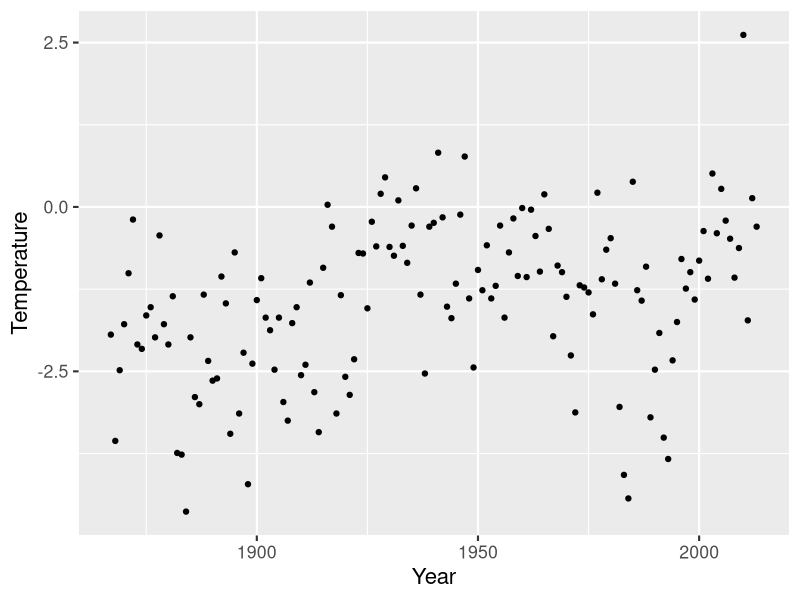
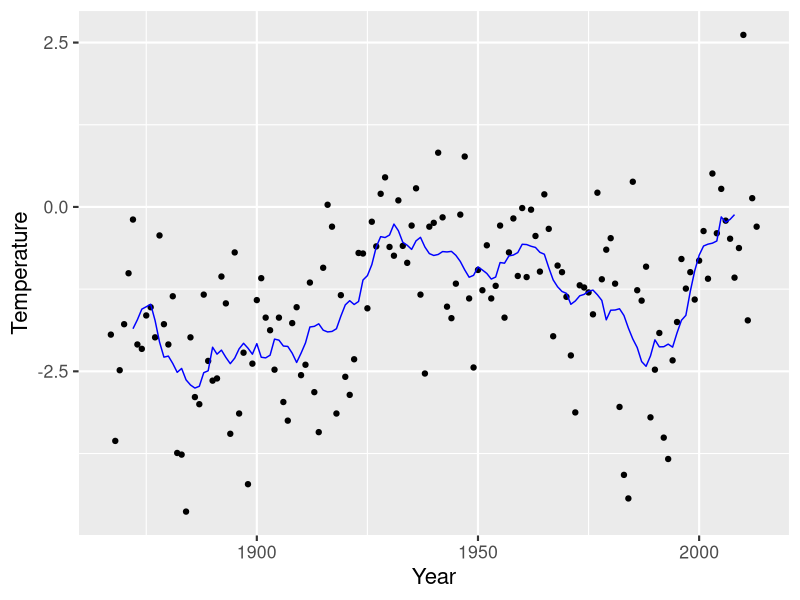
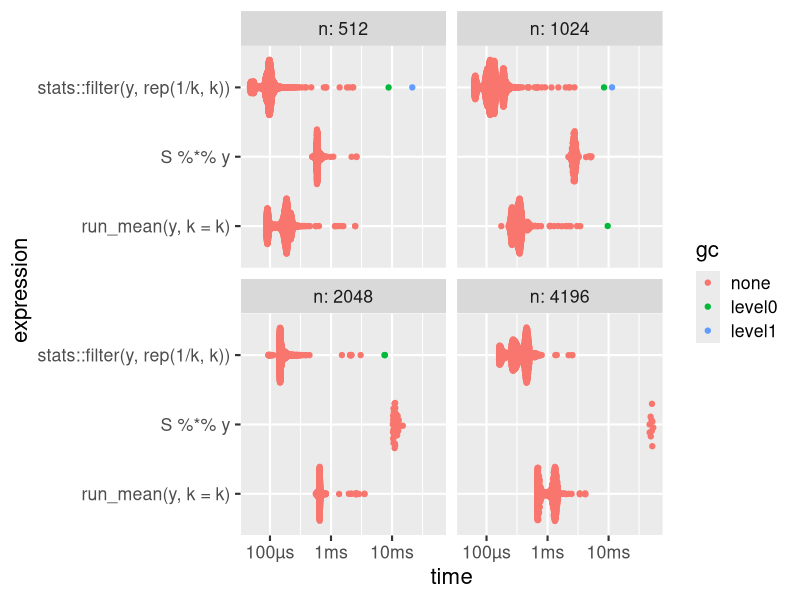
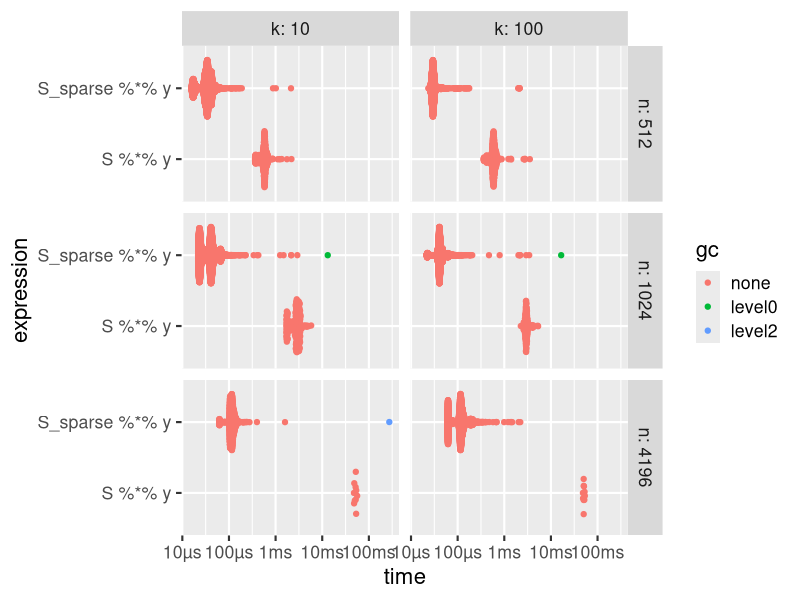
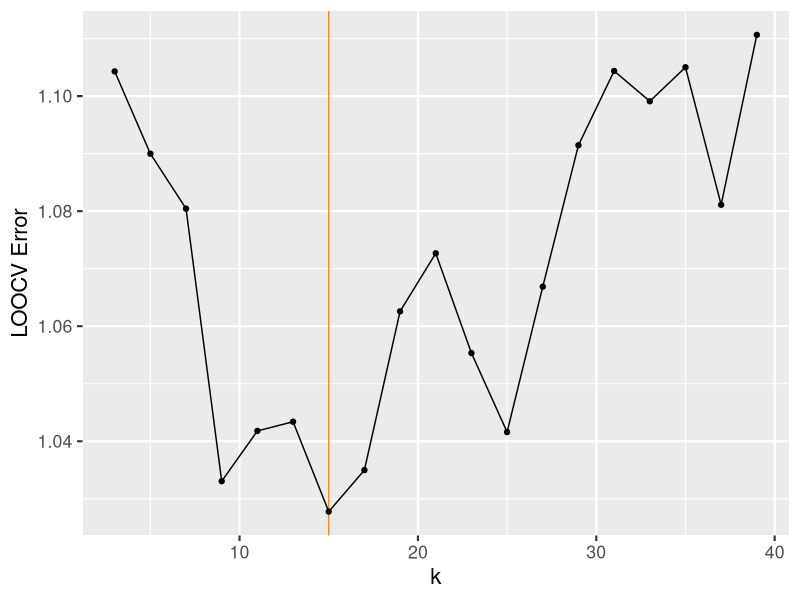
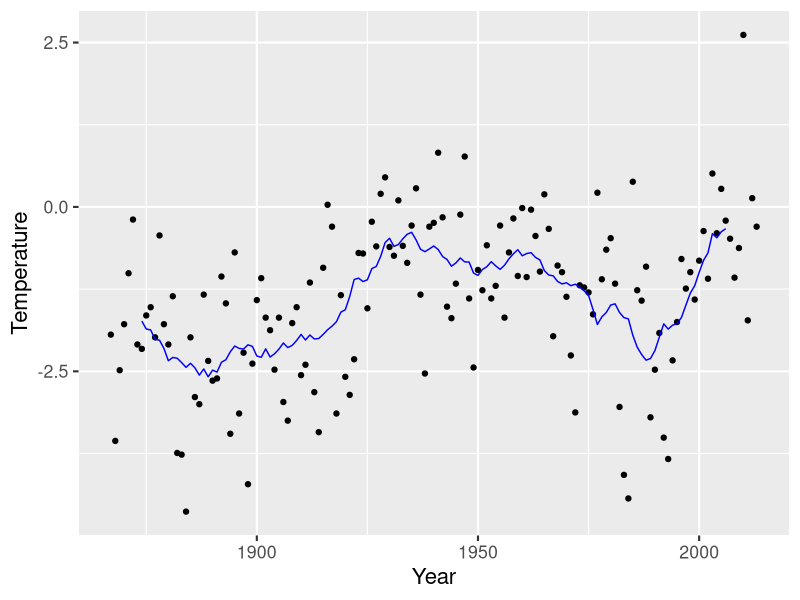
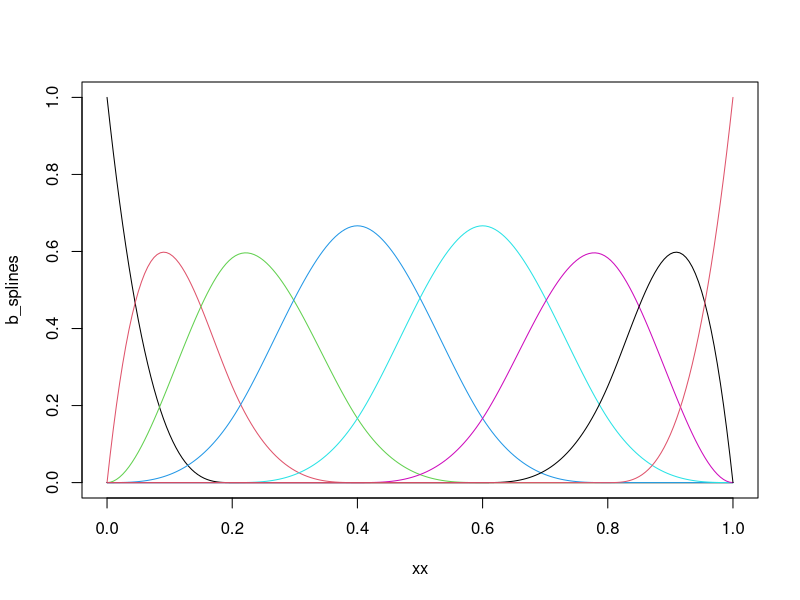
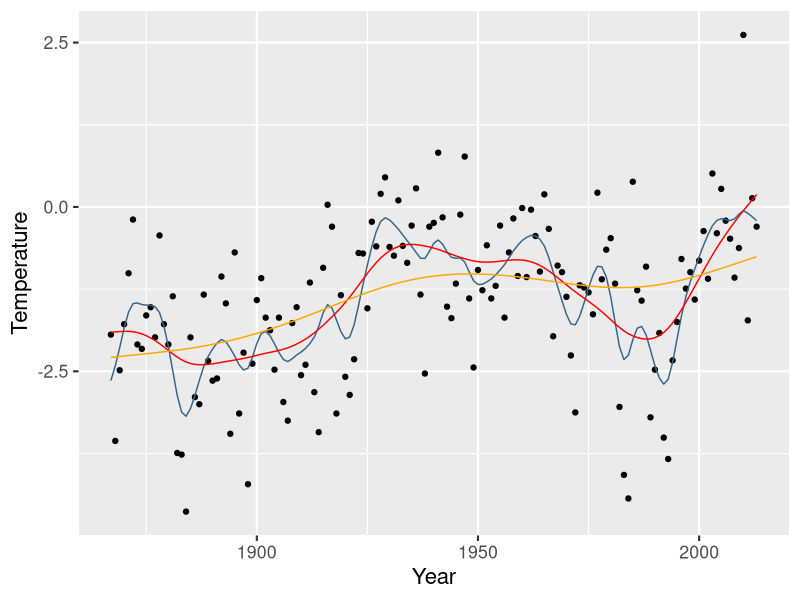

These charts were generated, in order, by the following R code:
## ---- chunk 1
library(tidyverse)

theme_set(theme_grey(base_size = 16))
## ---- chunk 2
nuuk <- read_table(
  here::here("data", "nuuk.dat.txt"),
  col_names = c("Year", 1:12),
  na = "-999",
  skip = 1
) |>
  gather(key = "Month", value = "Temperature", -Year, convert = TRUE) |>
  mutate(Temperature = Temperature / 10) |>
  filter(Year > 1866)

nuuk_year <- group_by(nuuk, Year) %>%
  summarise(
    Temperature = mean(Temperature),
    Median = median(Temperature),
    High = max(Temperature),
    Low = min(Temperature)
  )
n <- nrow(nuuk_year)
## ---- chunk 3
library(tidyverse)

p <- ggplot(nuuk_year, aes(Year, Temperature)) +
  geom_point()
p
## ---- chunk 4
run_mean_naive <- function(y, k) {
  n <- length(y)
  m <- (k - 1) / 2
  y <- y / k
  s <- rep(NA, n)

  for (i in (m + 1):(n - m - 1)) {
    s[i] <- mean(y[(i - m):(i + m)])
  }

  s
}
## ---- chunk 5
run_mean <- function(y, k) {
  n <- length(y)
  m <- floor((k - 1) / 2) #<<
  k <- 2 * m + 1 # Ensures k is odd and m = (k - 1) / 2 #<<
  y <- y / k
  s <- rep(NA, n)
  s[m + 1] <- sum(y[1:k]) #<<

  for (i in (m + 1):(n - m - 1)) {
    s[i + 1] <- s[i] - y[i - m] + y[i + 1 + m] #<<
  }

  s
}
## ---- chunk 6
f_hat <- run_mean(nuuk_year$Temperature, 11)
p + geom_line(aes(y = f_hat), color = "blue")
## ---- chunk 7
op <- options(digits = 2)
f_hat_filter <- stats::filter(nuuk_year$Temperature, rep(1 / 11, 11))
f_hat_filter[c(1:10, 137:147)]
options(digits = op$digits)
## ---- chunk 8
library(testthat)

test_that("filter() and run_mean() work the same", {
  f_hat <- run_mean(nuuk_year$Temperature, 11)
  f_hat_filter <- stats::filter(nuuk_year$Temperature, rep(1 / 11, 11))
  expect_equivalent(f_hat, as.numeric(f_hat_filter))
})
## ---- chunk 9
nn_bench <- bench::press(
  n = c(512, 1024, 2048, 4196),
  {
    k <- 11
    y <- rnorm(n)
    w <- c(rep(1, k * n), rep(0, n * (n - k)))
    S <- matrix(w, n, n, byrow = TRUE)
    bench::mark(
      S %*% y,
      run_mean(y, k = k),
      stats::filter(y, rep(1 / k, k)),
      check = FALSE
    )
  }
)

plot(nn_bench)
## ---- chunk 10
k <- 11
y <- rnorm(n)
w <- c(rep(1, k * n), rep(0, n * (n - k)))
S <- matrix(w, n, n, byrow = TRUE)
## ---- chunk 11
sparse_bench <- bench::press(
  n = c(512, 1024, 4196),
  k = c(10, 100),
  {
    k <- 11
    y <- rnorm(n)
    w <- c(rep(1, k * n), rep(0, n * (n - k)))
    S <- matrix(w, n, n, byrow = TRUE)
    S_sparse <- Matrix::Matrix(S, sparse = TRUE)
    bench::mark(
      S %*% y,
      S_sparse %*% y,
      check = FALSE
    )
  }
)

plot(sparse_bench)
## ---- chunk 12
loocv <- function(k, y) {
  f_hat <- run_mean(y, k)
  mean(((y - f_hat) / (1 - 1 / k))^2, na.rm = TRUE)
}
## ---- chunk 13
k <- seq(3, 40, 2)
cv_error <- sapply(k, function(kk) loocv(kk, nuuk_year$Temperature))
k_opt <- k[which.min(cv_error)]
## ---- chunk 14
ggplot(tibble(k, cv_error), aes(k, cv_error)) +
  geom_vline(xintercept = k_opt, color = "dark orange") +
  geom_line() +
  geom_point() +
  labs(y = "LOOCV Error", x = expression(k))
## ---- chunk 15
p + geom_line(aes(y = run_mean(nuuk_year$Temperature, k_opt)), color = "blue")
## ---- chunk 16
library(Matrix)
library(splines)
# Note the specification of repeated boundary knots
knots <- c(0, 0, 0, seq(0, 1, 0.2), 1, 1, 1)
xx <- seq(0, 1, 0.005)
b_splines <- splineDesign(knots, xx)
matplot(xx, b_splines, type = "l", lty = 1)
## ---- chunk 17
pen_mat <- function(inner_knots) {
  knots <- sort(c(rep(range(inner_knots), 3), inner_knots))
  d <- diff(inner_knots) # the vector of knot differences; b - a
  g_ab <- splineDesign(knots, inner_knots, derivs = 2)
  knots_mid <- inner_knots[-length(inner_knots)] + d / 2
  g_ab_mid <- splineDesign(knots, knots_mid, derivs = 2)
  g_a <- g_ab[-nrow(g_ab), ]
  g_b <- g_ab[-1, ]
  (crossprod(d * g_a, g_a) +
    4 * crossprod(d * g_ab_mid, g_ab_mid) +
    crossprod(d * g_b, g_b)) /
    6
}
## ---- chunk 18

## ---- chunk 19
inner_knots <- nuuk_year$Year

# Note that order does not matter
knots <- c(rep(range(inner_knots), 3), inner_knots)

phi <- splineDesign(knots, inner_knots) #<<
## ---- chunk 20
omega <- pen_mat(inner_knots)
smoother <- function(lambda) {
  phi %*%
    solve(
      crossprod(phi) + lambda * omega, # Phi^T Phi + lambda Omega
      crossprod(phi, nuuk_year$Temperature) # Phi^T y
    )
}
## ---- chunk 21
p +
  geom_line(aes(y = smoother(10)), color = "steelblue4") + # Undersmooth
  geom_line(aes(y = smoother(1000)), color = "red") + # Smooth
  geom_line(aes(y = smoother(100000)), color = "orange") # Oversmooth
## ---- chunk 22
gcv <- function(lambda, y) {
  S <- phi %*% solve(crossprod(phi) + lambda * omega, t(phi))
  df <- sum(diag(S)) # The trace of the smoother matrix
  sum(((y - S %*% y) / (1 - df / length(y)))^2, na.rm = TRUE)
}
## ---- chunk 23
lambda <- seq(50, 250, 2)
gcv <- sapply(lambda, gcv, y = nuuk_year$Temperature)
lambda_opt <- lambda[which.min(gcv)]
## ---- chunk 24
tibble(lambda, gcv) |>
  ggplot(aes(lambda, gcv)) +
  geom_vline(xintercept = lambda_opt, color = "dark orange") +
  geom_line() +
  geom_point() +
  labs(y = "GCV Error", x = expression(lambda))
## ---- chunk 25
smooth_opt <- smoother(lambda_opt)
p + geom_line(aes(y = smooth_opt), color = "blue")
## ---- chunk 26
smooth <- smooth.spline(nuuk_year$Year, nuuk_year$Temperature, all.knots = TRUE)
p + geom_line(aes(y = smooth$y), color = "blue")
## ---- chunk 27
inner_knots <- seq(1867, 2013, length.out = 18)
phi <- splineDesign(c(rep(range(inner_knots), 3), inner_knots), nuuk_year$Year)
omega <- pen_mat(inner_knots)
phi_svd <- svd(phi)
omega_tilde <- t(
  t(
    crossprod(phi_svd$v, omega %*% phi_svd$v)
  ) /
    phi_svd$d
) /
  phi_svd$d

# It is safer to use the numerical singular value decomposition ('svd')
# for diagonalizing a positive semidefinite matrix than to use a
# more general numerical diagonalization implementation such as 'eigen'.
omega_tilde_svd <- svd(omega_tilde)
u_tilde <- phi_svd$u %*% omega_tilde_svd$u

colnames(u_tilde) <- paste(rep("u", 20), 1:20, sep = "")
bind_cols(select(nuuk_year, Year), as_tibble(u_tilde)) %>%
  gather(key = "term", value = "value", -Year, factor_key = TRUE) %>%
  ggplot(aes(Year, value, color = term)) +
  geom_line() +
  facet_wrap(~term) +
  theme(legend.position = "none") +
  ylab("")
## ---- chunk 28
library(patchwork)

d <- omega_tilde_svd$d

eigen_data <- tibble(i = 1:20, Eigenvalues = d)

p1 <- ggplot(eigen_data, aes(i, Eigenvalues)) +
  geom_point() +
  labs(y = expression(gamma[i]))

p2 <- p1 + scale_y_log10()

p1 / p2
## ---- chunk 29
p + geom_smooth()
## ---- chunk 30
p + geom_smooth(method = "loess", span = 0.5)
## ---- chunk 31
p + geom_smooth(method = "lm")
## ---- chunk 32
p + geom_smooth(method = "lm", formula = y ~ poly(x, 5))
## ---- chunk 33
p + geom_smooth(method = "lm", formula = y ~ poly(x, 20))
## ---- chunk 34
p + geom_smooth(method = "gam", formula = y ~ s(x))
## ---- chunk 35
p + geom_smooth(method = "gam", formula = y ~ s(x, k = 100))
## ---- chunk 36
run_mean
## ---- chunk 37
running_mean <- function(..., data, k = 5) {
  ord <- order(data$x)
  s <- run_mean(data$y[ord], k = k)
  structure(
    list(x = data$x[ord], y = s),
    class = "running_mean"
  )
}
## ---- chunk 38
predict.running_mean <- function(object, newdata, ...) {
  approx(object$x, object$y, newdata$x)$y # Linear interpolation
}
## ---- chunk 39
p + geom_smooth(method = "running_mean", se = FALSE, n = 200)
## ---- chunk 40
p +
  geom_smooth(
    method = "running_mean",
    se = FALSE,
    n = 200,
    method.args = list(k = 13)
  )
## ---- chunk 41
running_mean <- function(..., data, k = 5, boundary = NULL) {
  ord <- order(data$x)
  y <- data$y[ord]
  n <- length(y)
  m <- floor((k - 1) / 2)
  if (m > 0 && !is.null(boundary)) {
    if (boundary == "pad") {
      y <- c(rep(y[1], m), y, rep(y[n], m)) #<<
    }
    if (boundary == "rev") {
      y <- c(y[m:1], y, y[n:(n - m + 1)]) #<<
    }
  }
  s <- run_mean(y, k = k)
  if (!is.null(boundary)) {
    s <- na.omit(s)
  }
  structure(list(x = data$x[ord], y = s), class = "running_mean")
}
## ---- chunk 42
smooth1 <- geom_smooth(
  method = "running_mean",
  se = FALSE,
  n = 200,
  method.args = list(k = 13)
)
p + smooth1
## ---- chunk 43
smooth2 <- geom_smooth(
  method = "running_mean",
  se = FALSE,
  n = 200,
  method.args = list(k = 13, boundary = "pad"),
  color = "red"
)
p + smooth2 + smooth1
## ---- chunk 44
smooth3 <- geom_smooth(
  method = "running_mean",
  se = FALSE,
  n = 200,
  method.args = list(k = 13, boundary = "rev"),
  color = "purple"
)
p + smooth3 + smooth2 + smooth1
